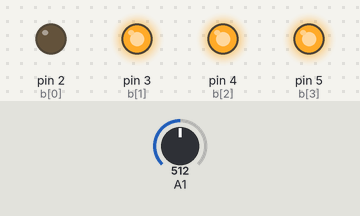
The sketch below on a simulated Arduino Uno, built with avr-gcc and run on an emulated ATmega328P. On the bench: output pins drawn as LEDs (lit = HIGH). The test bench sets the inputs (shaded band); at power-on: A1 = 512.

Above: at 2.8 s.
2.9 s: A1 set to 68
7.1 s: A1 set to 60
At 8.8 s:
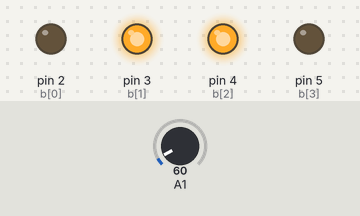
11.3 s: A1 set to 122
At 12.8 s:
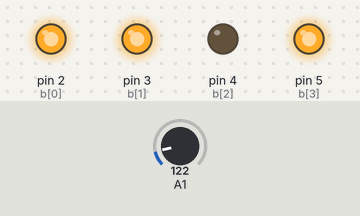
15.5 s: A1 set to 0
At 16.7 s:
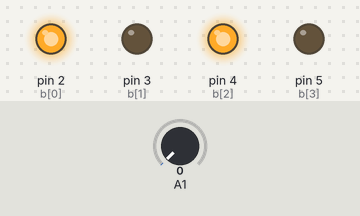
Timing chart, 0 to 20.7 s (numbered marks = the images above; inputs shaded):
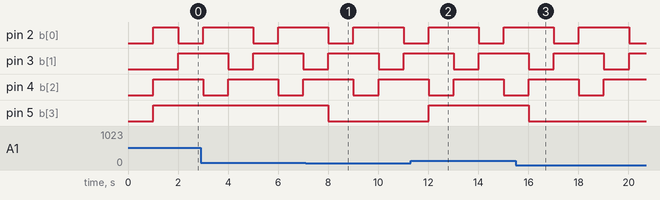

The sketch:

cho102_lab4_part3.ino
```cpp
/*        Your Name & E-mail: Cindy Ho cho102@ucr.edu
*          Discussion Section: 23
*         Assignment: Lab #4  Exercise #3
*         Exercise Description: The Kevinator (Concurrent SynchSM)
*         I acknowledge all content contained herein, excluding template or example code, is my own original work.
*
*         Demo Link:
*/


enum States{INIT, S0, S1, S2} SM1_state = INIT;
enum States1{Uncovered, Covered} SM2_state = Uncovered;
enum States2{Output} SM3_state = Output;
int X = 8;
int Y = 9;
//int Z =10;
bool buttonHeld = false;
int change = 0;
unsigned long lastRan;
unsigned long period;

// Array of Output Pin variables, set to the pins being used
const int b_size = 4;
const int b[b_size] = {2, 3, 4, 5};
// Output Buffer
int b_buf = 0x00;
// Input Variables

// Serial Monitor Buffer
int s_buf = 0x00;

/* 's' is an array of integers of size 8. Note that arrays start at 1
 We will use this to be able to see the individual bit values of the s_buf

 */
const int s_size = 8;
int s[s_size];

// We can also define our own helper functions. It is a good idea to use helper functions whenever they make sense.
// Normally we also define the return type (void for none)

// Read from the serial monitor into s_buf and the s[] array for individual bits
void readData()
{
    if(Serial.available())
        s_buf = Serial.parseInt();

    for(int i = (s_size - 1); i>=0; i--)  {
        s[i] = (s_buf >> i) & 0x01; // What's going on here?
        // ">>" bit shifting Zybooks section 2.6
        // "&" bit masking Zybooks section 2.5, 2.7
    }

}
// Reset the Output Buffer.

void resetBuffer() {
    for(int i = 0; i < b_size; i++) {
        // Note this is an arduino function call to the pins
        digitalWrite(b[i], LOW);
    }
}
// Writes to the buffer. Note this function ORs the current value with the new value
// Note that size is an optional argument with default size the same as the buffer
void writeBuffer(unsigned char b_temp, int size = b_size)
{
    for (int i = (size - 1); i >= 0; i--) {
        if ((b_temp >> i) & 0x01) {
        digitalWrite(b[i], HIGH);
        }
      else{
        digitalWrite(b[i], LOW);
      }
    }

}

void setup() {
    // OUTPUT is a defined macro in Arduino!
  pinMode(X, INPUT);
  pinMode(Y, INPUT_PULLUP);
//  pinMode(Z, INPUT);
    for(int i = 0; i < b_size; i++)
    {
        pinMode(b[i], OUTPUT);
    }
    // We will also read from the serial monitor
    Serial.begin(9600);
  period = 1000;
   lastRan = 0;
}

bool covered(){
  if(map(analogRead(A1), 0, 1023, 0, 16) == 0x00){return true;}
  return false;
}

int blink;
int cover_light;
int lights[3]{5,6,3};
int SM1_Tick(int state){
    switch(state){ // State transitions
      case INIT:
        state = S0;
        break;
      case S0:
        state = S1;
        break;
      case S1:
        state = S2;
        break;
      case S2:
        state = S0;
        break;
    }
    switch(state){ // State Action
      case INIT:
        break;
      case S0:
        blink = lights[0];
        break;
      case S1:
        blink = lights[1];
        break;
      case S2:
        blink = lights[2];
        break;
    }

    return state;
}

int SM2_Tick(int state){
    switch(state){ // State transitions
      case Uncovered:
      if(covered()){
        state = Covered;
      }
      else{
        state = Uncovered;
      }
        break;
      case Covered:
      if(!covered()){
        state = Uncovered;
      }
      else {
        state = Covered;
      }
        break;
    }
    switch(state){ // State Action
      case Uncovered:
        cover_light = 0x08;
        break;
      case Covered:
        cover_light = 0;
        break;
    }
    return state;
}

int SM3_Tick(int state){
    switch(state){ // State transitions
      case Output:
        state = Output;
        break;
    }
    switch(state){ // State Action
      case Output:
        writeBuffer(blink | cover_light);
        break;
    }
    return state;
}


void loop() {
  if ((millis() - lastRan) > period) {
    SM1_state = (States)SM1_Tick(SM1_state);
    SM2_state = (States1)SM2_Tick(SM2_state);
    SM3_state = (States2)SM3_Tick(SM3_state);
    lastRan = millis();
  }
}
```

Measured:
- the behaviour switches between 64 and 63 on A1 (found by bisection; images 0 and 1)
- after the input at 7.1 s, pin 5 (b[3]): HIGH → LOW after 0.91 s
- after the input at 11.3 s, pin 5 (b[3]): LOW → HIGH after 0.71 s
- after the input at 15.5 s, pin 5 (b[3]): HIGH → LOW after 0.52 s
- by itself, pin 3 (b[1]): alternates HIGH for 2.0 s and LOW for 1.0 s
